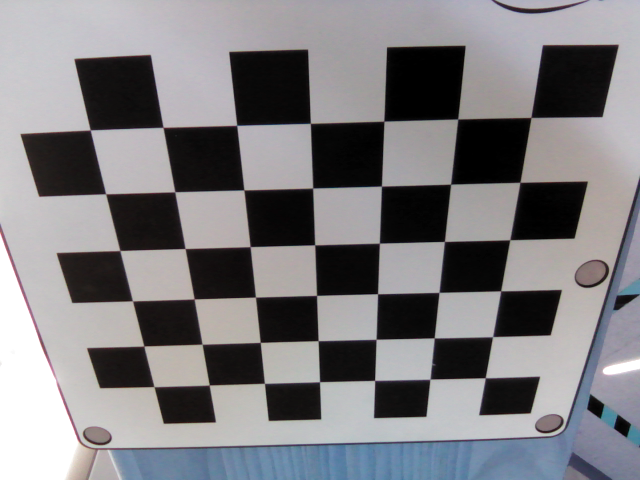
#> input picture RGB/00.png, 640 x 480 px, found by its file name; its folder holds 4 pictures in this run
$ python print.py
#> lines starting #> are read from the running program, lines starting #| are printed output that depends on the picture
import cv2
import numpy as np
import os
import sys
import matplotlib.pyplot as plt
import matplotlib

# this function enables me to extract file names from a folder
def getFileNames(FolderName):
#> called with FolderName = 'RGB'
    cwd = os.getcwd()
    imageFolderPath = cwd + '/' + FolderName
    fileNames = os.listdir(imageFolderPath)

    fext = '.png'

    for name in fileNames:
        if (fext in name) == False:
            fileNames.remove(name)

    return fileNames,imageFolderPath

# referenced opencv camera calibration tutorials to understand the openCV functions available
# https://opencv-python-tutroals.readthedocs.io/en/latest/py_tutorials/py_calib3d/py_calibration/py_calibration.html
# some of the optimizations employed were suggested by the tutorial to improve code performance

# This function is to evaluate the images and identify the corners
def evaluateImages(folderName):
#> called with folderName = 'RGB'
    termCond = (cv2.TERM_CRITERIA_EPS + cv2.TERM_CRITERIA_MAX_ITER, 30, 0.001)

    row = 6
    col = 7

    # initialize object points array
    objPoint_singleImage = np.zeros((row*col, 3),np.float32)
    objectLen = len(objPoint_singleImage)

    countRows = 0
    countCols = 0
    failCount = 0

    for i in range(objectLen): # total array len
        objPoint_singleImage[i,0] = countRows
        objPoint_singleImage[i,1] = countCols

        countRows += 1

        if countRows == row:
            countRows = 0
            countCols += 1

    # initialize final point storage

    objectPoints = [] #3D
    objectPointsOrig = []
    imagePoints = [] #2D

    # read in image file names
    imagesAllFileNames,folderPath = getFileNames(folderName)
    imagesAllFileNames.sort()

    for fileName in imagesAllFileNames:
        filePath = folderPath + '/' + fileName

        image = cv2.imread(filePath) # read in image
#> image is the input picture: shape (480, 640, 3); mean B, G, R 127.7, 124.5, 125.8
        #print(image)

        grayScale = cv2.cvtColor(image,cv2.COLOR_BGR2GRAY) # convert to gray scale
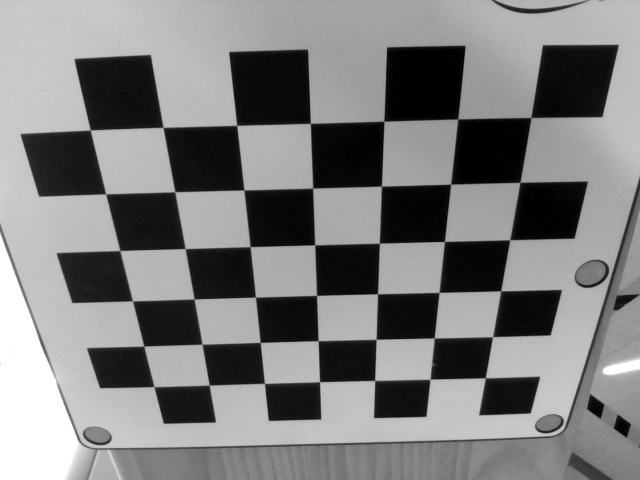
#> grayScale: shape (480, 640); min 0, max 255, mean 125.3
        #print(grayScale)
        # find corners
        retval,corners = cv2.findChessboardCorners(grayScale,(row,col),None)
#> retval = True; corners = 42 rows, first 8: [531, 117.4], [519.4, 181.6], [509.3, 239.6], [501, 290.5], [492.4, 336.5], [485.4, 377.6], [457.2, 118.3], [450.7, 183.9]

        objectPointsOrig.append(objPoint_singleImage)

        # if pattern was found execute below
        if retval == True:

            # store the object points
            objectPoints.append(objPoint_singleImage)

            # find the corresponding corners in image space
            imgCorners = cv2.cornerSubPix(grayScale,corners,(11,11),(-1,-1),termCond)
#> imgCorners = 42 rows, first 8: [530.9, 117.5], [519.9, 182.3], [509.8, 239.8], [500.7, 290.8], [492.6, 336.7], [485.3, 377.8], [457.7, 119], [450.6, 184.1]
#> pass 3 of the loop in evaluateImages, `for fileName in imagesAllFileNames:`:
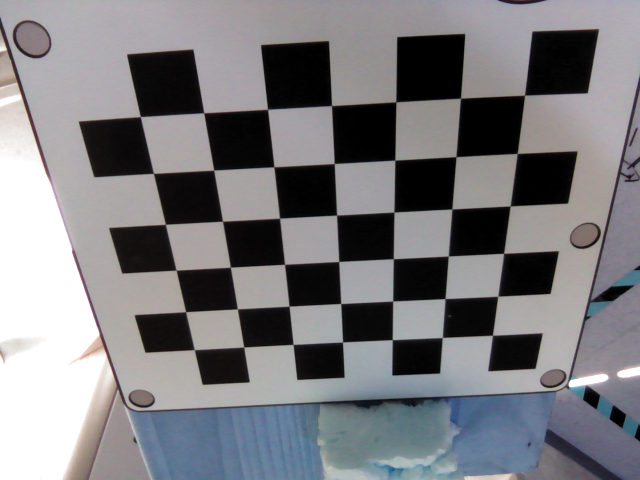
#> input picture RGB/02.png, 640 x 480 px, found by its file name
#> in evaluateImages, image is the input picture: shape (480, 640, 3); mean B, G, R 126.4, 122.9, 123.1
#> in evaluateImages, `grayScale = cv2.cvtColor(image,cv2.COLOR_BGR2GRAY)`:
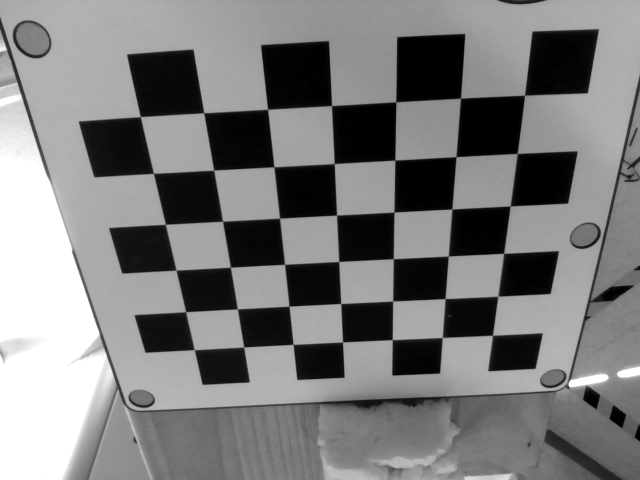
#> grayScale: shape (480, 640); min 0, max 255, mean 123.4
#> corners = 42 rows, first 8: [524.5, 95.06], [516.8, 153.2], [510.2, 205.9], [503.6, 253.1], [497.5, 296.1], [492.6, 335.2], [459.8, 97.7], [455.9, 156.6]
#> imgCorners = 42 rows, first 8: [524.5, 95.23], [517.2, 153.5], [510.2, 206], [503.6, 253.3], [497.9, 296.2], [492.5, 335.3], [460.5, 98.24], [456, 156.7]
#> the loop made 4 passes; the first 3 are shown

            # store image coordinates
            imagePoints.append(imgCorners)
        else:
            failCount += 1

    imgShape = grayScale.shape
#> imgShape = (480, 640)

    return imgShape, objectPoints,imagePoints,objectPointsOrig,failCount

# calculates reprojection error
def reProjectionError(objectPoints,imagePoints,rotVec,transVec,camMtx,distCoeff):
    totalError = 0
    errorStore = []

    for i in range(len(objectPoints)):
        projectionPoints, _ = cv2.projectPoints(objectPoints[i], rotVec[i], transVec[i], camMtx, distCoeff)
        error = cv2.norm(imagePoints[i],projectionPoints, cv2.NORM_L2)/len(projectionPoints)
        errorStore.append(error)
        totalError += error
        #print(totalError)

    avgError = totalError/len(objectPoints)
    print("average error: ", avgError)

    return errorStore,avgError

# performs single camera calibration
def singleCamCalibration(folderName):

    imgShape, objectPoints,imagePoints,objectPointsOriginal,failCount = evaluateImages(folderName)

    ret,camMtx, distCoeff, rotVec, transVec = cv2.calibrateCamera(objectPoints, imagePoints, imgShape[::-1],None,None)
    print('Camera Matrix: \n',camMtx)
    print('Distortion Coefficients: \n',distCoeff)
    # reprojection error
    errorAll,avgError = reProjectionError(objectPoints,imagePoints,rotVec,transVec,camMtx,distCoeff)
    return camMtx,avgError,distCoeff,objectPoints,imagePoints,imgShape,objectPointsOriginal,failCount,errorAll,rotVec,transVec


def stereoCalib_2cam(folder1,folder2):

    #termCriteria = (cv2.TERM_CRITERIA_MAX_ITER + cv2.TERM_CRITERIA_EPS, 30, 0.00001)

    print('----------------CAMERA 1--------------')
    c1,e1,d1,objP1,imgP1,imgShape,ogPoints,f1count,errorArray1,rVec1,tVec1 = singleCamCalibration(folder1)
    print('----------------CAMERA 2--------------')
    c2,e2,d2,objP2,imgP2,_,_,f2count,errorArray2,rVec2,tVec2 = singleCamCalibration(folder2)

    imgP2_stereo = imgP2
    imgP1_stereo = imgP1
    ogP_stereo = ogPoints
    idxStore =[]
    # if you need to trim, trim images resulting in highest error
    if (f1count or f2count) > 0:
        nE2 = errorArray2
        nE1 = errorArray1
        if f1count > f2count:
            ogP_stereo = ogPoints[:-f1count]
            for i in range(f1count):
                maxval = max(nE2)
                maxidx = nE2.index(maxval)
                del nE2[maxidx]
                del imgP2_stereo[maxidx]
                del rVec2[maxidx]
                del tVec2[maxidx]
                idxStore.append(maxidx)
        elif f1count < f2count:
            ogP_stereo = ogPoints[:-f2count]
            for i in range(f2count):
                maxval = max(nE1)
                maxidx = nE1.index(maxval)
                del nE1[maxidx]
                del imgP1_stereo[maxidx]
                del rVec1[maxidx]
                del tVec1[maxidx]
                idxStore.append(maxidx)

    ret, cm1,dc1,cm2,dc2,R,T,E,F = cv2.stereoCalibrate(ogP_stereo,\
            imgP1_stereo,imgP2_stereo,c1,d1,c2,d2,imgShape)#,termCriteria,flags=flags)
    print('----------------FINAL OUTPUTS------------')
    print('Camera Matrix 1: \n',cm1)
    print('Camera Matrix 2: \n',cm2)
    print('Rotation Matrix Between Camera 1 and 2: \n',R)
    print('Translation Matrix Between Camera 1 and 2: \n',T)

    errorAll1, avgError1 = reProjectionError(ogP_stereo,imgP1_stereo,rVec1,tVec1,cm1,dc1)
    errorAll2, avgError2 = reProjectionError(ogP_stereo,imgP2_stereo,rVec2,tVec2,cm2,dc2)

    return errorAll1, errorAll2, avgError1, avgError2, idxStore

if __name__ == "__main__":
    print('############### Data Set 1 #########################\n')
    folder = 'RGB'
    imagesAllFileNames,folderPath = getFileNames(folder)
    imagesAllFileNames.sort()
    _,avgError,_,_,_,_,_,_,error,_,_ = singleCamCalibration(folder)
    aE = np.ones(len(imagesAllFileNames))*avgError
    fig1 = plt.figure()
    plt.plot(range(len(imagesAllFileNames)),error,'o')
    plt.plot(range(len(imagesAllFileNames)),aE,'-')
    x = list(range(len(imagesAllFileNames)))
    plt.xticks(range(len(imagesAllFileNames)),x)
    plt.xlabel('Image File Number')
    plt.ylabel('Re-Projection Error')
    fig1.savefig('DataSet1')
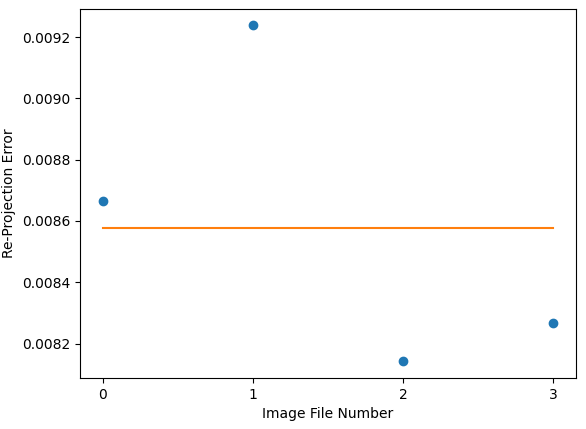
#> figure drawn by matplotlib, 1 panel

    print('############### Data Set 2 #########################\n')
    folder1 = '2-Intel/RGB'
    folder2 = '2-Intel/IR'
    error1,error2,avgError1,avgError2,idxStore=stereoCalib_2cam(folder1,folder2)
#> in evaluateImages (call 2), `retval,corners = cv2.findChessboardCorners(grayScale,(row,col),None)`: corners = 42 rows, first 8: [531, 117.4], [519.4, 181.6], [509.3, 239.6], [501, 290.5], [492.4, 336.5], [485.4, 377.6], [457.2, 118.3], [450.7, 183.9]
#> in evaluateImages (call 2), `imgCorners = cv2.cornerSubPix(grayScale,corners,(11,11),(-1,-1),termCo..`: imgCorners = 42 rows, first 8: [530.9, 117.5], [519.9, 182.3], [509.8, 239.8], [500.7, 290.8], [492.6, 336.7], [485.3, 377.8], [457.7, 119], [450.6, 184.1]
#> pass 3 of the loop in evaluateImages, `for fileName in imagesAllFileNames:`:
#> corners = 42 rows, first 8: [524.5, 95.06], [516.8, 153.2], [510.2, 205.9], [503.6, 253.1], [497.5, 296.1], [492.6, 335.2], [459.8, 97.7], [455.9, 156.6]
#> imgCorners = 42 rows, first 8: [524.5, 95.23], [517.2, 153.5], [510.2, 206], [503.6, 253.3], [497.9, 296.2], [492.5, 335.3], [460.5, 98.24], [456, 156.7]
#> the loop made 4 passes; the first 3 are shown
#> (the run stopped early here; a loop or call above may not have finished)
